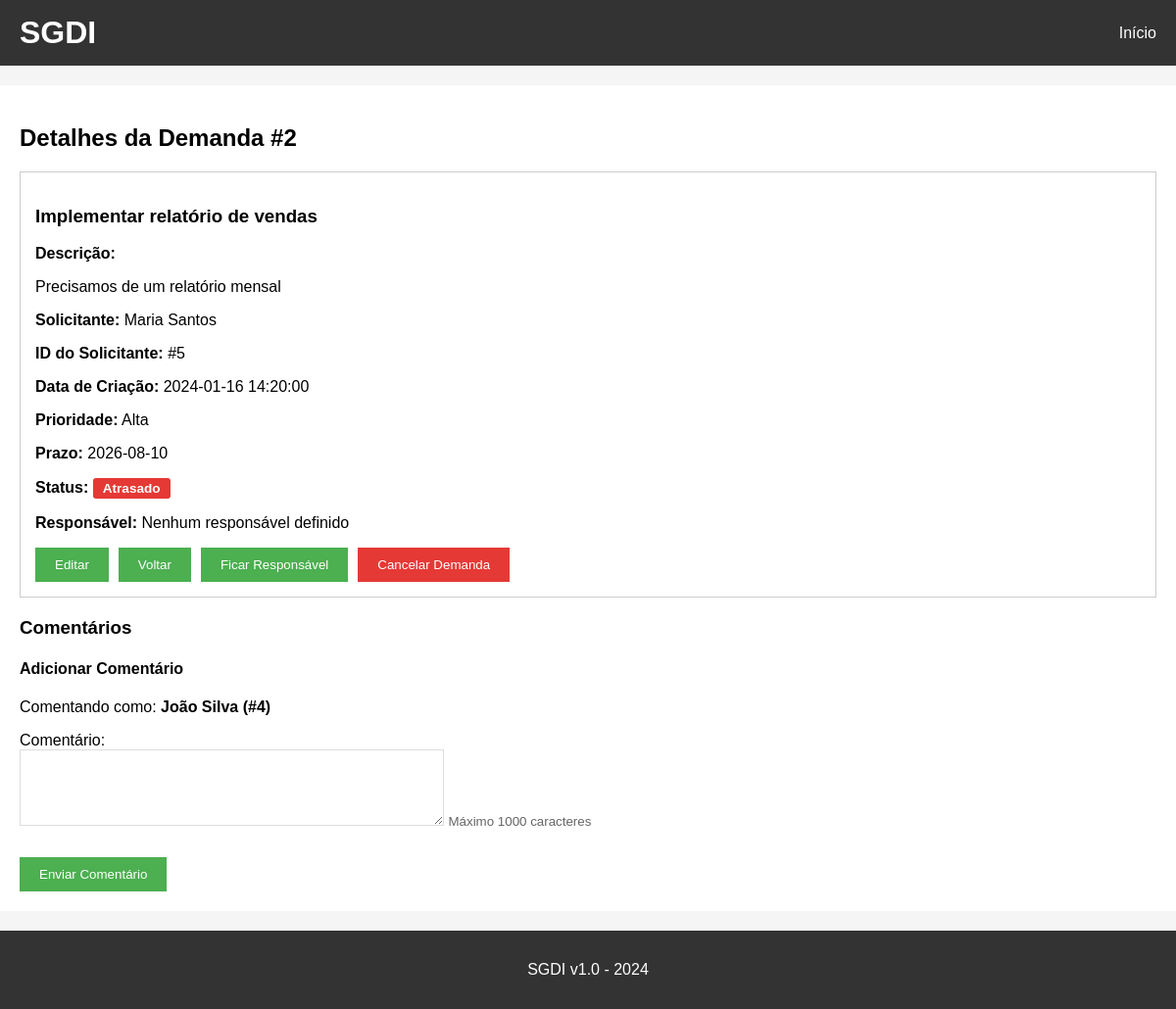
The app's page /detalhes/2 (signed in) with its own data.
### tables this page shows
CREATE TABLE demandas (
    id INTEGER PRIMARY KEY AUTOINCREMENT,
    titulo TEXT NOT NULL,
    descricao TEXT,
    solicitante TEXT,
    solicitante_id INTEGER,
    data_criacao TEXT,
    prioridade TEXT,
    prazo TEXT,
    status TEXT NOT NULL DEFAULT 'Aberto',
    responsavel TEXT,
    responsavel_id INTEGER,
    data_conclusao TEXT,
    FOREIGN KEY (solicitante_id) REFERENCES solicitantes (id),
    FOREIGN KEY (responsavel_id) REFERENCES solicitantes (id)
);

### app.py (the view)
@app.route('/detalhes/<id>')
def detalhes(id):
    conn = get_db()
    cursor = conn.cursor()
    demanda = cursor.execute(
        "SELECT *, "
        "CASE WHEN status = 'Aberto' AND prazo < date('now') THEN 'Atrasado' ELSE status END AS status_exibido "
        "FROM demandas WHERE id=?", (id,)
    ).fetchone()
    comentarios = cursor.execute('SELECT * FROM comentarios WHERE demanda_id=?', (id,)).fetchall()
    conn.close()
    return render_template('detalhes.html', demanda=demanda, comentarios=comentarios)

### app.py (called while the page is built)
def get_db():
    conn = sqlite3.connect('demandas.db')
    conn.row_factory = sqlite3.Row
    return conn

@app.before_request
def verificar_login():
    if 'email' not in session and request.endpoint not in ['login', 'logout', 'static']:
        return redirect(url_for('login'))

### templates/detalhes.html (shortened to what this page needs)
{% extends "base.html" %}
{% block content %}
<h2>Detalhes da Demanda #{{ demanda[0] }}</h2>
<div class="detail-box">
    <h3>{{ demanda[1] }}</h3>
    <p><strong>Descrição:</strong></p>
    <p>{{ demanda[2] }}</p>
    <p><strong>Solicitante:</strong> {{ demanda[3] }}</p>
    <p><strong>ID do Solicitante:</strong> #{{ demanda[4] }}</p>
    <p><strong>Data de Criação:</strong> {{ demanda[5] }}</p>
    <p><strong>Prioridade:</strong> {{ demanda[6] }}</p>
    <p><strong>Prazo:</strong> {{ demanda[7] }}</p>
    <p>
        <strong>Status:</strong>
        <span class="status-badge
            {%- if demanda['status_exibido'] == 'Aberto' %} status-aberto
            {%- elif demanda['status_exibido'] == 'Atrasado' %} status-atrasado
            {%- elif demanda['status_exibido'] == 'Concluído' %} status-concluido
            {%- elif demanda['status_exibido'] == 'Cancelado' %} status-cancelado
            {%- endif %}">{{ demanda['status_exibido'] }}</span>
    </p>
    <p>
        <strong>Responsável:</strong>
        {% if demanda['responsavel_id'] %}
            {{ demanda['responsavel'] }} (#{{ demanda['responsavel_id'] }})
        {% else %}
            Nenhum responsável definido
        {% endif %}
    </p>
    <div class="acoes-demanda">
        <a href="/editar/{{ demanda[0] }}"><button>Editar</button></a>
        <a href="/"><button>Voltar</button></a>
        {% if demanda['status'] == 'Aberto' %}
            {% if not demanda['responsavel_id'] %}
            <form method="POST" action="/responsavel/{{ demanda[0] }}">
                <button type="submit">Ficar Responsável</button>
            </form>
            {% elif demanda['responsavel_id'] == session['usuario_id'] %}
            <form method="POST" action="/concluir/{{ demanda[0] }}">
                <button type="submit">Concluir</button>
            </form>
            {% endif %}
            <form method="POST" action="/cancelar/{{ demanda[0] }}"
                  onsubmit="return confirm('Tem certeza que deseja cancelar esta demanda?');">
                <button type="submit" class="btn-cancelar">Cancelar Demanda</button>
            </form>
        {% endif %}
    </div>
</div>
<h3>Comentários</h3>
<h4>Adicionar Comentário</h4>
<p>Comentando como: <strong>{{ session['usuario'] }} (#{{ session['usuario_id'] }})</strong></p>
<form method="POST" action="/adicionar_comentario/{{ demanda[0] }}">
    <div>
        <label>Comentário:</label><br>
        <textarea name="comentario" rows="4" cols="50" maxlength="1000" required></textarea>
        <small class="text-muted">Máximo 1000 caracteres</small>
    </div>
    <br>
    <button type="submit">Enviar Comentário</button>
</form>
{% endblock %}

### static/style.css (style rules this page uses)
* { box-sizing: border-box; }
body { font-family: Arial, sans-serif; background-color: #f5f5f5; padding: 0; margin: 0; display: flex; flex-direction: column; min-height: 100vh; }
button { background-color: #4CAF50; color: white; padding: 10px 20px; border: none; cursor: pointer; }
form div { margin-bottom: 10px; }
input[type="text"], input[type="email"], input[type="password"], textarea { padding: 8px; border: 1px solid #ddd; max-width: 100%; }
textarea { resize: vertical; }
.text-muted { color: #666; }
.detail-box { border: 1px solid #ccc; padding: 15px; margin-bottom: 20px; }
.status-badge { display: inline-block; padding: 3px 10px; border-radius: 3px; font-size: 0.85rem; font-weight: bold; color: white; white-space: nowrap; }
.status-atrasado { background-color: #e53935; }
.acoes-demanda { display: flex; align-items: center; flex-wrap: wrap; gap: 10px; margin-top: 15px; }
.acoes-demanda form { margin: 0; }
.btn-cancelar { background-color: #e53935; }

### records on screen
demandas: id "2", titulo "Implementar relatório de vendas", descricao "Precisamos de um relatório mensal", solicitante "Maria Santos", solicitante "5", data_criacao "2024-01-16 14:20:00", prioridade "Alta", prazo "2026-08-10"

### other values on screen
{{ demanda['status_exibido'] }} "Atrasado"
{{ session['usuario'] }} "João Silva"
{{ session['usuario_id'] }} "4"
